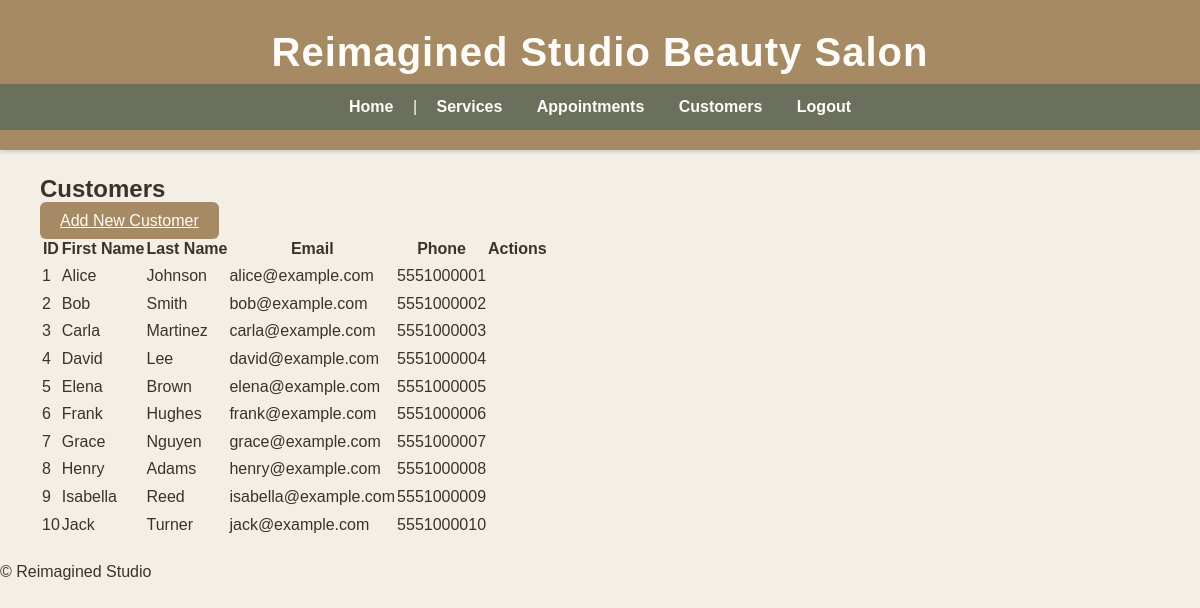
The page /customers/ (signed in) on the database its author committed.
### salon_app/models.py (models this page shows, shortened)
class Customer(models.Model):
    user = models.OneToOneField(User, on_delete=models.CASCADE, null=True, blank=True)
    first_name = models.CharField(max_length=100)
    last_name = models.CharField(max_length=100)
    email = models.EmailField(unique=True)
    phone = models.CharField(max_length=15)
    date_joined = models.DateTimeField(auto_now_add=True)

### salon_app/views.py (the view)
# urls.py: path('customers/', views.customers_list, name='customers_list'),
def customers_list(request):
    if not request.user.is_staff:
        return {HttpResponseForbidden("You do not have permission to view this page")}
    customers = Customer.objects.all()
    return render(request, 'salon_app/customer_list.html', {'customers': customers})

### salon_app/templates/salon_app/customer_list.html
{% extends 'salon_app/base.html' %}
{% load static %}
{% block content %}
<main>
    <h2 class="text-center mt-20 mb-20">Customers</h2>
    <div class="text-center mb-20">
        <a href="{% url 'add_customer' %}" class="btn">Add New Customer</a>
    </div>
    <table>
        <thead>
            <tr>
                <th>ID</th>
                <th>First Name</th>
                <th>Last Name</th>
                <th>Email</th>
                <th>Phone</th>
                <th>Actions</th>
            </tr>
        </thead>
        <tbody>
            {% for customer in customers %}
            <tr>
                <td>{{ customer.id }}</td>
                <td>{{ customer.first_name }}</td>
                <td>{{ customer.last_name }}</td>
                <td>{{ customer.email }}</td>
                <td>{{ customer.phone }}</td>
                <td>
                </td>
            </tr>
            {% empty %}
            <tr>
                <td colspan="6" class="text-center">No customers found.</td>
            </tr>
            {% endfor %}
        </tbody>
    </table>
</main>
{% endblock %}

### salon_app/static/css/style.css (style rules this page uses)
* { margin: 0; padding: 0; box-sizing: border-box; }
body { font-family: 'Quicksand', sans-serif; font-size: 16px; line-height: 1.6; background-color: #f3efe6; color: #3b322c; min-height: 100vh; }
main { max-width: 1200px; margin: 20px auto; padding: 0 20px; }
button, .btn { background-color: #a68a64; color: #fdfcf8; padding: 10px 20px; border: none; border-radius: 6px; cursor: pointer; font-size: 1em; transition: background-color 0.3s; }

### rows shown on the page
Customer: id "1", first_name "Alice", last_name "Johnson", email "alice@example.com", phone "5551000001"
Customer: id "2", first_name "Bob", last_name "Smith", email "bob@example.com", phone "5551000002"
Customer: id "3", first_name "Carla", last_name "Martinez", email "carla@example.com", phone "5551000003"
Customer: id "4", first_name "David", last_name "Lee", email "david@example.com", phone "5551000004"
Customer: id "5", first_name "Elena", last_name "Brown", email "elena@example.com", phone "5551000005"
Customer: id "6", first_name "Frank", last_name "Hughes", email "frank@example.com", phone "5551000006"
Customer: id "7", first_name "Grace", last_name "Nguyen", email "grace@example.com", phone "5551000007"
Customer: id "8", first_name "Henry", last_name "Adams", email "henry@example.com", phone "5551000008"
Customer: id "9", first_name "Isabella", last_name "Reed", email "isabella@example.com", phone "5551000009"
Customer: id "10", first_name "Jack", last_name "Turner", email "jack@example.com", phone "5551000010"
